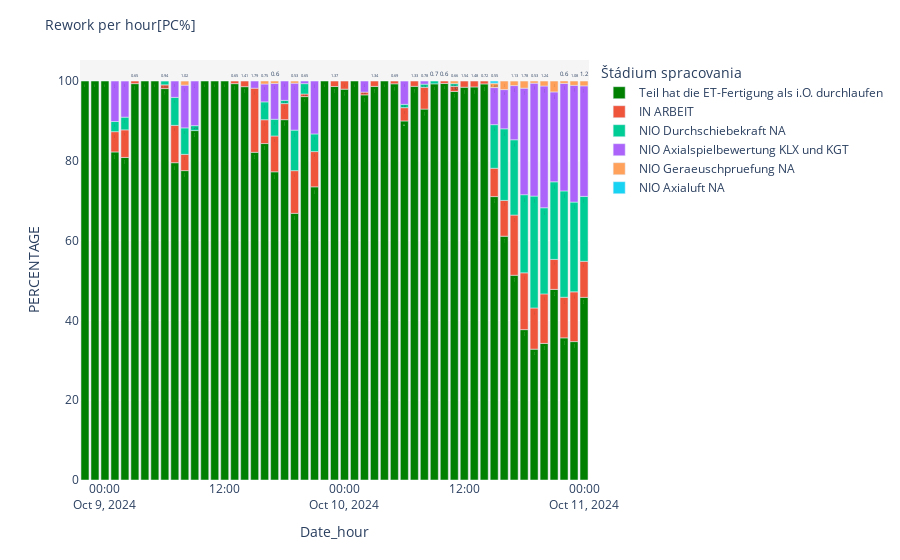

Write notebook code for a chart like this one.
### Code cell
fig = px.bar(df_group_rework1, x='Date_hour', y='PERCENTAGE',color='Štádium spracovania ',color_discrete_map={"Teil hat die ET-Fertigung als i.O. durchlaufen":"green"},
            text_auto=True, height=500)
fig.update_layout(title=f"Rework per hour[PC%]", title_font_size=14)
fig.update_layout(plot_bgcolor="whitesmoke")
fig.show()

### Figure 1 — Plotly figure (JSON) as saved in the notebook; plotly's stock layout.template omitted (floating-point values rounded to 4 significant figures)
{"data": [{"alignmentgroup": "True", "hovertemplate": "Štádium spracovania =Teil hat die ET-Fertigung als i.O. durchlaufen<br>Date_hour=%{x}<br>PERCENTAGE=%{y}<extra></extra>", "legendgroup": "Teil hat die ET-Fertigung als i.O. durchlaufen", "marker": {"color": "green", "pattern": {"shape": ""}}, "name": "Teil hat die ET-Fertigung als i.O. durchlaufen", "offsetgroup": "Teil hat die ET-Fertigung als i.O. durchlaufen", "orientation": "v", "showlegend": true, "textposition": "auto", "texttemplate": "%{y}", "type": "bar", "x": ["2024-10-08 22:00", "2024-10-08 23:00", "2024-10-09 00:00", "2024-10-09 01:00", "2024-10-09 02:00", "2024-10-09 03:00", "2024-10-09 04:00", "2024-10-09 05:00", "2024-10-09 06:00", "2024-10-09 07:00", "2024-10-09 08:00", "2024-10-09 09:00", "2024-10-09 10:00", "2024-10-09 11:00", "2024-10-09 12:00", "2024-10-09 13:00", "2024-10-09 14:00", "2024-10-09 15:00", "2024-10-09 16:00", "2024-10-09 17:00", "2024-10-09 18:00", "2024-10-09 19:00", "2024-10-09 20:00", "2024-10-09 21:00", "2024-10-09 22:00", "2024-10-09 23:00", "2024-10-10 00:00", "2024-10-10 01:00", "2024-10-10 02:00", "2024-10-10 03:00", "2024-10-10 04:00", "2024-10-10 05:00", "2024-10-10 06:00", "2024-10-10 07:00", "2024-10-10 08:00", "2024-10-10 09:00", "2024-10-10 10:00", "2024-10-10 11:00", "2024-10-10 12:00", "2024-10-10 13:00", "2024-10-10 14:00", "2024-10-10 15:00", "2024-10-10 16:00", "2024-10-10 17:00", "2024-10-10 18:00", "2024-10-10 19:00", "2024-10-10 20:00", "2024-10-10 21:00", "2024-10-10 22:00", "2024-10-10 23:00", "2024-10-11 00:00"], "xaxis": "x", "y": [100, 100, 100, 82.23, 80.85, 99.35, 100, 100, 98.11, 79.53, 77.55, 87.58, 100, 100, 100, 99.35, 98.59, 82.14, 84.33, 77.25, 90.32, 66.84, 96.1, 73.48, 100, 98.63, 97.97, 100, 96.53, 98.66, 100, 99.31, 90, 98.67, 92.97, 99.3, 99.4, 97.37, 98.46, 98.52, 99.28, 71.04, 61.11, 51.32, 37.69, 32.8, 34.24, 47.78, 35.63, 34.69, 45.78], "yaxis": "y"}, {"alignmentgroup": "True", "hovertemplate": "Štádium spracovania =IN ARBEIT<br>Date_hour=%{x}<br>PERCENTAGE=%{y}<extra></extra>", "legendgroup": "IN ARBEIT", "marker": {"color": "#EF553B", "pattern": {"shape": ""}}, "name": "IN ARBEIT", "offsetgroup": "IN ARBEIT", "orientation": "v", "showlegend": true, "textposition": "auto", "texttemplate": "%{y}", "type": "bar", "x": ["2024-10-09 01:00", "2024-10-09 02:00", "2024-10-09 03:00", "2024-10-09 06:00", "2024-10-09 07:00", "2024-10-09 08:00", "2024-10-09 13:00", "2024-10-09 14:00", "2024-10-09 15:00", "2024-10-09 16:00", "2024-10-09 17:00", "2024-10-09 18:00", "2024-10-09 19:00", "2024-10-09 20:00", "2024-10-09 21:00", "2024-10-09 23:00", "2024-10-10 00:00", "2024-10-10 02:00", "2024-10-10 03:00", "2024-10-10 05:00", "2024-10-10 06:00", "2024-10-10 07:00", "2024-10-10 08:00", "2024-10-10 10:00", "2024-10-10 11:00", "2024-10-10 12:00", "2024-10-10 13:00", "2024-10-10 14:00", "2024-10-10 15:00", "2024-10-10 16:00", "2024-10-10 17:00", "2024-10-10 18:00", "2024-10-10 19:00", "2024-10-10 20:00", "2024-10-10 21:00", "2024-10-10 22:00", "2024-10-10 23:00", "2024-10-11 00:00"], "xaxis": "x", "y": [5.08, 6.91, 0.65, 0.94, 9.36, 4.08, 0.65, 1.41, 16.07, 5.97, 8.98, 4.03, 10.7, 0.65, 8.84, 1.37, 2.03, 0.69, 1.34, 0.69, 3.33, 1.33, 5.47, 0.6, 1.32, 1.54, 1.48, 0.72, 7.1, 8.97, 15.09, 14.24, 10.32, 12.41, 7.51, 10.18, 12.47, 9.04], "yaxis": "y"}, {"alignmentgroup": "True", "hovertemplate": "Štádium spracovania =NIO Durchschiebekraft NA<br>Date_hour=%{x}<br>PERCENTAGE=%{y}<extra></extra>", "legendgroup": "NIO Durchschiebekraft NA", "marker": {"color": "#00cc96", "pattern": {"shape": ""}}, "name": "NIO Durchschiebekraft NA", "offsetgroup": "NIO Durchschiebekraft NA", "orientation": "v", "showlegend": true, "textposition": "auto", "texttemplate": "%{y}", "type": "bar", "x": ["2024-10-09 01:00", "2024-10-09 02:00", "2024-10-09 06:00", "2024-10-09 07:00", "2024-10-09 08:00", "2024-10-09 09:00", "2024-10-09 16:00", "2024-10-09 17:00", "2024-10-09 18:00", "2024-10-09 19:00", "2024-10-09 20:00", "2024-10-09 21:00", "2024-10-10 06:00", "2024-10-10 08:00", "2024-10-10 09:00", "2024-10-10 11:00", "2024-10-10 15:00", "2024-10-10 16:00", "2024-10-10 17:00", "2024-10-10 18:00", "2024-10-10 19:00", "2024-10-10 20:00", "2024-10-10 21:00", "2024-10-10 22:00", "2024-10-10 23:00", "2024-10-11 00:00"], "xaxis": "x", "y": [2.54, 3.19, 0.94, 7.02, 6.63, 1.24, 4.48, 4.19, 0.81, 10.16, 2.6, 4.42, 0.83, 0.78, 0.7, 0.66, 10.93, 17.95, 18.87, 19.58, 28.04, 21.59, 19.45, 26.65, 22.49, 16.27], "yaxis": "y"}, {"alignmentgroup": "True", "hovertemplate": "Štádium spracovania =NIO Axialspielbewertung KLX und KGT<br>Date_hour=%{x}<br>PERCENTAGE=%{y}<extra></extra>", "legendgroup": "NIO Axialspielbewertung KLX und KGT", "marker": {"color": "#ab63fa", "pattern": {"shape": ""}}, "name": "NIO Axialspielbewertung KLX und KGT", "offsetgroup": "NIO Axialspielbewertung KLX und KGT", "orientation": "v", "showlegend": true, "textposition": "auto", "texttemplate": "%{y}", "type": "bar", "x": ["2024-10-09 01:00", "2024-10-09 02:00", "2024-10-09 07:00", "2024-10-09 08:00", "2024-10-09 09:00", "2024-10-09 15:00", "2024-10-09 16:00", "2024-10-09 17:00", "2024-10-09 18:00", "2024-10-09 19:00", "2024-10-09 20:00", "2024-10-09 21:00", "2024-10-10 02:00", "2024-10-10 06:00", "2024-10-10 08:00", "2024-10-10 15:00", "2024-10-10 16:00", "2024-10-10 17:00", "2024-10-10 18:00", "2024-10-10 19:00", "2024-10-10 20:00", "2024-10-10 21:00", "2024-10-10 22:00", "2024-10-10 23:00", "2024-10-11 00:00"], "xaxis": "x", "y": [10.15, 9.04, 4.09, 10.71, 11.18, 1.79, 4.48, 8.98, 4.84, 11.76, 0.65, 13.26, 2.78, 5.83, 0.78, 9.29, 9.83, 13.58, 26.71, 28.31, 30.52, 22.53, 26.95, 29.27, 27.71], "yaxis": "y"}, {"alignmentgroup": "True", "hovertemplate": "Štádium spracovania =NIO Geraeuschpruefung NA<br>Date_hour=%{x}<br>PERCENTAGE=%{y}<extra></extra>", "legendgroup": "NIO Geraeuschpruefung NA", "marker": {"color": "#FFA15A", "pattern": {"shape": ""}}, "name": "NIO Geraeuschpruefung NA", "offsetgroup": "NIO Geraeuschpruefung NA", "orientation": "v", "showlegend": true, "textposition": "auto", "texttemplate": "%{y}", "type": "bar", "x": ["2024-10-09 08:00", "2024-10-09 16:00", "2024-10-09 17:00", "2024-10-09 19:00", "2024-10-10 11:00", "2024-10-10 15:00", "2024-10-10 16:00", "2024-10-10 17:00", "2024-10-10 18:00", "2024-10-10 19:00", "2024-10-10 20:00", "2024-10-10 21:00", "2024-10-10 22:00", "2024-10-10 23:00", "2024-10-11 00:00"], "xaxis": "x", "y": [1.02, 0.75, 0.6, 0.53, 0.66, 1.09, 2.14, 1.13, 1.78, 0.53, 1.24, 2.73, 0.6, 1.08, 1.2], "yaxis": "y"}, {"alignmentgroup": "True", "hovertemplate": "Štádium spracovania =NIO Axialuft NA<br>Date_hour=%{x}<br>PERCENTAGE=%{y}<extra></extra>", "legendgroup": "NIO Axialuft NA", "marker": {"color": "#19d3f3", "pattern": {"shape": ""}}, "name": "NIO Axialuft NA", "offsetgroup": "NIO Axialuft NA", "orientation": "v", "showlegend": true, "textposition": "auto", "texttemplate": "%{y}", "type": "bar", "x": ["2024-10-10 15:00"], "xaxis": "x", "y": [0.55], "yaxis": "y"}], "layout": {"autosize": true, "barmode": "relative", "legend": {"title": {"text": "Štádium spracovania "}, "tracegroupgap": 0}, "margin": {"t": 60}, "plot_bgcolor": "whitesmoke", "title": {"font": {"size": 14}, "text": "Rework per hour[PC%]"}, "xaxis": {"anchor": "y", "autorange": true, "domain": [0, 1], "range": ["2024-10-08 21:30", "2024-10-11 00:30"], "title": {"text": "Date_hour"}, "type": "date"}, "yaxis": {"anchor": "x", "autorange": true, "domain": [0, 1], "range": [0, 105.3], "title": {"text": "PERCENTAGE"}, "type": "linear"}}}
